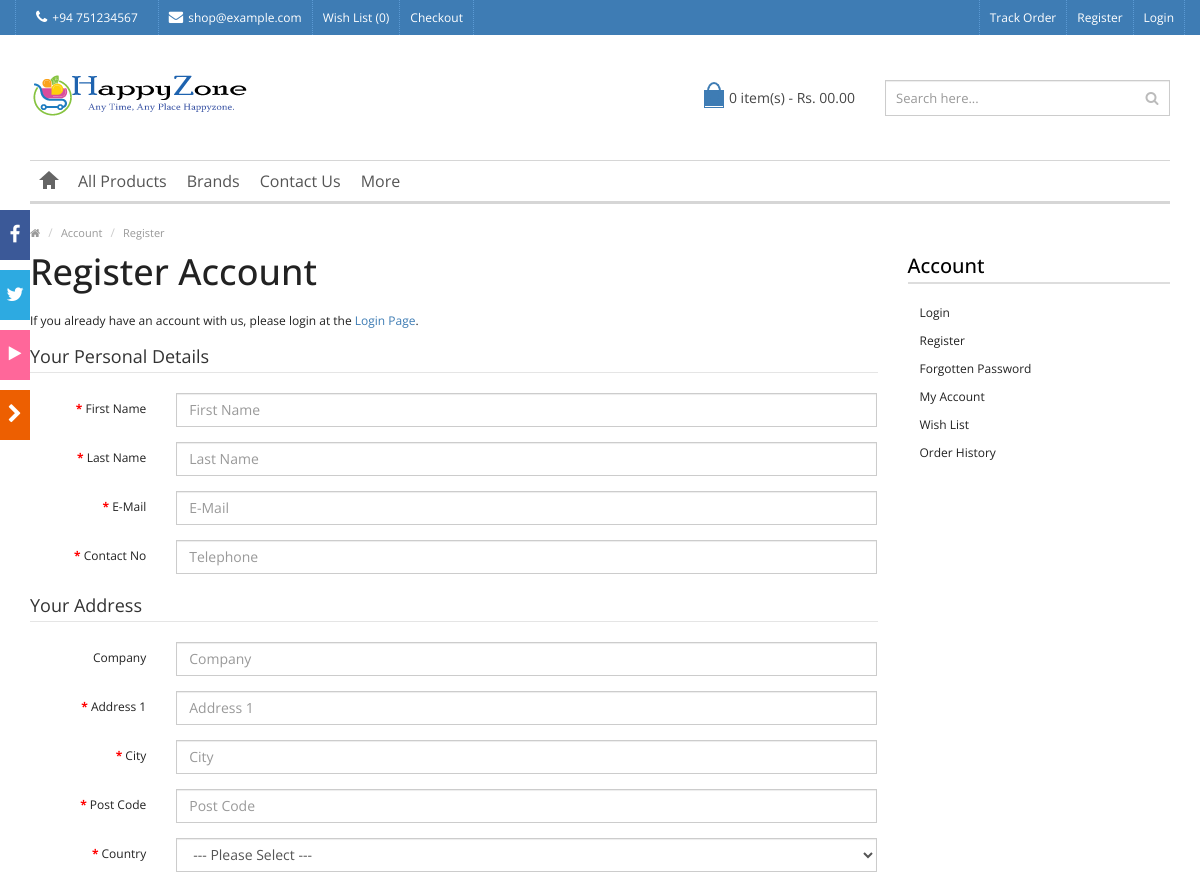
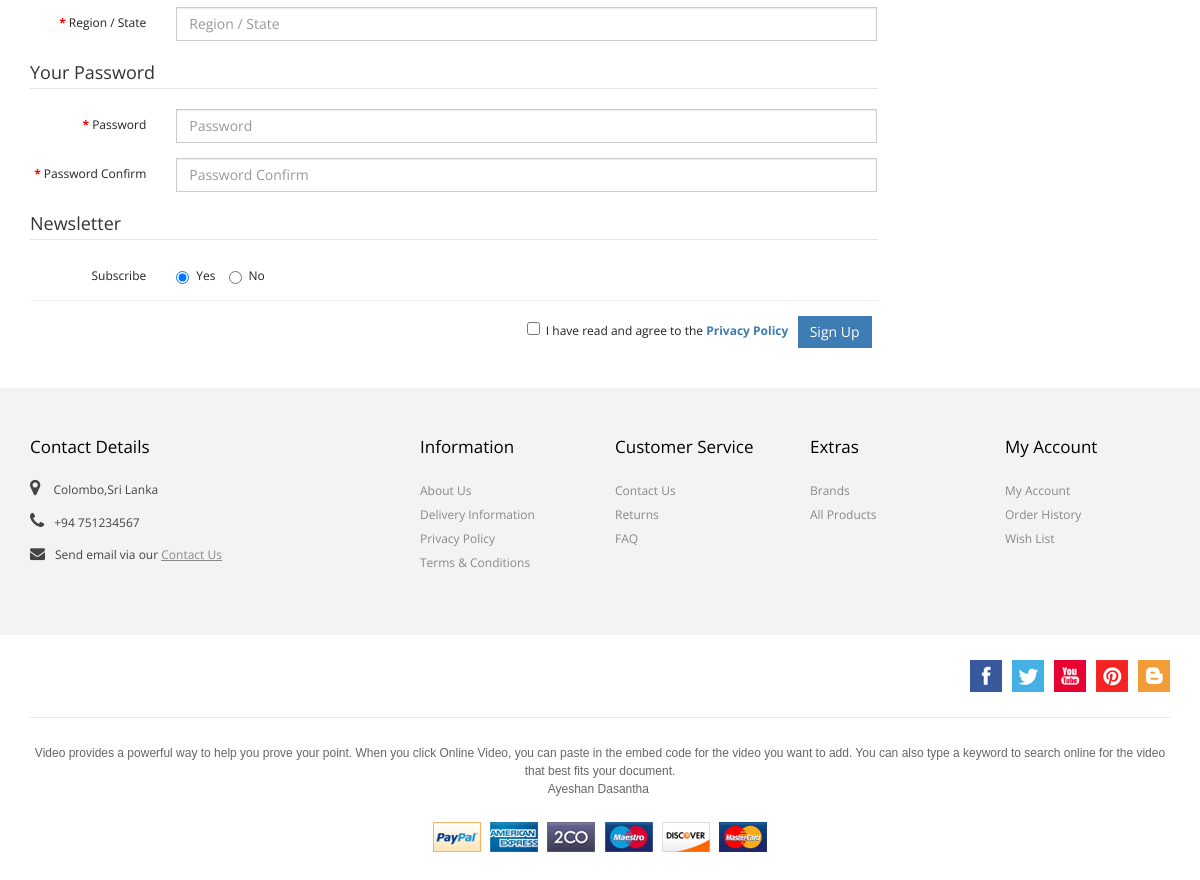
/register.php, run on the app's committed database (2 pictures, top to bottom).
### tables this page shows
CREATE TABLE `contactusinfo` (
  `id` int(11) NOT NULL,
  `image` varchar(255) DEFAULT NULL,
  `address` tinytext DEFAULT NULL,
  `telephoneno` varchar(20) DEFAULT NULL,
  `faxno` varchar(20) DEFAULT NULL,
  `openinghours` varchar(255) DEFAULT NULL,
  `comment` varchar(255) DEFAULT NULL,
  `email` varchar(255) DEFAULT NULL,
  `shopname` varchar(255) DEFAULT NULL
);

CREATE TABLE `genaralsetting` (
  `id` int(11) NOT NULL,
  `setting_name` varchar(250) NOT NULL,
  `setting_description` varchar(250) NOT NULL
);

CREATE TABLE `footer` (
  `id` int(11) NOT NULL,
  `name` varchar(255) NOT NULL,
  `discription` longtext DEFAULT NULL
);

### register.php (the view, shortened to what the rows shown need)
<?php
include('config/config.php');
?>
<!DOCTYPE html>
<html>
<head>
<link rel="stylesheet" type="text/css" href="js/bootstrap/css/bootstrap.min.css" />
<link rel="stylesheet" type="text/css" href="css/font-awesome/css/font-awesome.min.css" />
<link rel="stylesheet" type="text/css" href="css/stylesheet.css" />
<link rel="stylesheet" type="text/css" href="css/owl.carousel.css" />
<link rel="stylesheet" type="text/css" href="css/owl.transitions.css" />
<link rel="stylesheet" type="text/css" href="css/responsive.css" />
</head>
<body>
<div class="wrapper-wide">
  <div id="header">
    <?php include('includes/header/top-header.php');?>
    <?php include('includes/header/header.php');?>
  </div>
  <div id="container">
    <div class="container">
      <div class="row">
        <div class="col-sm-9" id="content">
          <h1 class="title">Register Account</h1>
              </div>
            </div>
        </div>
      </div>
    </div>
  <?php include('includes/footer/footer.php');?>
</body>
</html>

### includes/header/top-header.php (shortened to what the rows shown need)
<nav id="top" class="htop">
      <div class="container">
        <div class="row"> <span class="drop-icon visible-sm visible-xs"><i class="fa fa-align-justify"></i></span>
          <div class="pull-left flip left-top">
            <div class="links">
              <ul>
              	 <?php $query=mysqli_query($con,"SELECT * from contactusinfo");
            while($row=mysqli_fetch_array($query))
            {
            ?>
                <li class="mobile"><a href="tel:<?php echo htmlentities($row['telephoneno']);?>"><i class="fa fa-phone"></i><?php echo htmlentities($row['telephoneno']);?></li>
                <li class="email"><a href="mailto:<?php echo htmlentities($row['email']);?>"><i class="fa fa-envelope"></i><?php echo htmlentities($row['email']);?></a></li>
               <?php } ?>
              </ul>
            </div>
          </div>
        </div>
      </div>
    </nav>

### includes/header/header.php (shortened to what the rows shown need)
<?php
  $query=mysqli_query($con,"SELECT * FROM genaralsetting where id=8");
while($row=mysqli_fetch_array($query))
{
  $sitecurrency=$row['setting_description'];
}
?>
    <header class="header-row">
      <div class="container">
        <div class="table-container">
          <?php $query=mysqli_query($con,"select setting_description from genaralsetting where id=4");
                while($row=mysqli_fetch_array($query))
                {
                ?>
                <?php $logophoto=$row['setting_description'];
                if($logophoto==""):
                ?>
          <div class="col-table-cell col-lg-6 col-md-6 col-sm-12 col-xs-12 inner">
            <div id="logo"><a href="index.php"><img class="img-responsive" src="images/logo/logo.png" /></a></div>
          </div>
          <?php else:?>
          <div class="col-table-cell col-lg-6 col-md-6 col-sm-12 col-xs-12 inner">
            <div id="logo"><a href="index.php"><img class="img-responsive" src="images/logo/<?php echo htmlentities($logophoto);?>"  /></a></div>
          </div>
            <?php endif;?><?php } ?>
          <div class="col-table-cell col-lg-3 col-md-3 col-sm-6 col-xs-12">
<?php
if(!empty($_SESSION['cart'])){
  ?>
            <div id="cart">
              <button type="button" data-toggle="dropdown" data-loading-text="Loading..." class="heading dropdown-toggle">
              <span class="cart-icon pull-left flip"></span>
              <span id="cart-total"><?php echo $_SESSION['qnty'];?> item(s) - <?php echo $sitecurrency;?> <?php echo $_SESSION['tp']; ?></span></button>
              <ul class="dropdown-menu">
                <?php
                  $sql = "SELECT * FROM products WHERE id IN(";
                  foreach($_SESSION['cart'] as $id => $value){
                  $sql .=$id. ",";
                  }
                  $sql=substr($sql,0,-1) . ") ORDER BY id ASC";
                  $query = mysqli_query($con,$sql);
                  $totalprice=0;
                  $totalqunty=0;
                  if(!empty($query)){
                  while($row = mysqli_fetch_array($query)){
                  $quantity=$_SESSION['cart'][$row['id']]['quantity'];
                  $subtotal= $_SESSION['cart'][$row['id']]['quantity']*$row['productPrice']+$row['shippingCharge'];
                  $totalprice += $subtotal;
                  $_SESSION['qnty']=$totalqunty+=$quantity;
              ?>
                <li>
                  <table class="table">
                    <tbody>
                      <tr>
                        <td class="text-center"><a href="product.html"><img class="img-thumbnail" src="admin/productimages/<?php echo $row['id'];?>/<?php echo $row['productResizeImage50_1'];?>"></a></td>
                        <td class="text-left"><a href="index.php?page-detail"><?php echo $row['productName']; ?></a></td>
                        <td class="text-right"><?php echo $sitecurrency;?> <?php echo ($row['productPrice']+$row['shippingCharge']); ?>*<?php echo $_SESSION['cart'][$row['id']]['quantity']; ?></td>
                        <td class="text-center"><button class="btn btn-danger btn-xs remove" title="Remove" onClick="" type="button"><i class="fa fa-times"></i></button></td>
                      </tr><?php } }?>
                    </tbody>
                  </table>
                </li>
                <li>
                  <div>
                    <table class="table table-bordered">
                      <tbody>
                        <tr>
                          <td class="text-right"><strong>Sub-Total</strong></td>
                          <td class="text-right"><?php echo $sitecurrency;?> <?php echo $_SESSION['tp']="$totalprice"; ?></td>
                        </tr>
                      </tbody>
                    </table>
                    <p class="checkout"><a href="my-account/my-cart.php" class="btn btn-primary"><i class="fa fa-shopping-cart"></i> View Cart</a></p>
                  </div>
                </li>
              </ul>
            </div>
          </div>
          <?php } else { ?>
<div class="col-table-cell col-lg-3 col-md-3 col-sm-6 col-xs-12">
            <div id="cart">
              <button type="button" data-toggle="dropdown" data-loading-text="Loading..." class="heading dropdown-toggle">
              <span class="cart-icon pull-left flip"></span>
              <span id="cart-total">0 item(s) - <?php echo $sitecurrency;?> 00.00</span></button>
            </div>
          </div>
        </div>
          <?php }?>
        </div>
      </div>
    </header>

### includes/footer/footer.php (shortened to what the rows shown need)
<footer id="footer">
    <div class="fpart-first">
      <div class="container">
        <div class="row">
          <div class="contact col-lg-4 col-md-4 col-sm-12 col-xs-12">
            <ul>
              <?php $query=mysqli_query($con,"SELECT address,telephoneno from contactusinfo");
            while($row=mysqli_fetch_array($query))
            {
            ?>
              <li class="address"><i class="fa fa-map-marker"></i> <?php echo htmlentities($row['address']);?></li>
              <li class="mobile"><i class="fa fa-phone"></i><?php echo htmlentities($row['telephoneno']);?></li>
              <li class="email"><i class="fa fa-envelope"></i>Send email via our <a href="contact-us.php">Contact Us</a><?php } ?>
            </ul>
          </div>
        </div>
      </div>
    </div>
    <div class="fpart-second">
      <div class="container">
        <div id="powered" class="clearfix">
          <div class="social pull-right flip">
            <?php $query=mysqli_query($con,"SELECT discription from footer where id=2");
            while($row=mysqli_fetch_array($query))
            {
              $fb = $row['discription'];
              $empty= "#";
            ?>
            <?php
            if($fb==$empty)
                {?>
                <?php }
                else {?>
                <a href="<?php echo $fb;?>" target="_blank"> <img data-toggle="tooltip" src="images/socialicons/facebook.png" alt="Facebook" title="Facebook"></a>
            <?php } ?>
          <?php }?>
             <?php $query=mysqli_query($con,"SELECT discription from footer where id=3");
            while($row=mysqli_fetch_array($query))
            {
              $tw = $row['discription'];
              $empty= "#";
            ?>
            <?php
            if($tw==$empty)
                {?>
                <?php }
                else {?>
                <a href="<?php echo $tw;?>" target="_blank"> <img data-toggle="tooltip" src="images/socialicons/twitter.png" alt="Twitter" title="Twitter"> </a>
            <?php } ?>
          <?php }?>
             <?php $query=mysqli_query($con,"SELECT discription from footer where id=4");
            while($row=mysqli_fetch_array($query))
            {
              $yt = $row['discription'];
              $empty= "#";
            ?>
            <?php
            if($yt==$empty)
                {?>
                <?php }
                else {?>
                <a href="<?php echo $yt;?>" target="_blank"> <img data-toggle="tooltip" src="images/socialicons/youtube.png" alt="Youtube" title="Youtube"> </a>
            <?php } ?>
          <?php }?>
             <?php $query=mysqli_query($con,"SELECT discription from footer where id=5");
            while($row=mysqli_fetch_array($query))
            {
              $pin = $row['discription'];
              $empty= "#";
            ?>
            <?php
            if($pin==$empty)
                {?>
                <?php }
                else {?>
                <a href="<?php echo $pin;?>" target="_blank"> <img data-toggle="tooltip" src="images/socialicons/pinterest.png" alt="Pinterest" title="Pinterest"> </a>
            <?php } ?>
          <?php }?>
             <?php $query=mysqli_query($con,"SELECT discription from footer where id=6");
            while($row=mysqli_fetch_array($query))
            {
              $blog = $row['discription'];
              $empty= "#";
            ?>
            <?php
            if($blog==$empty)
                {?>
                <?php }
                else {?>
                <a href="<?php echo $blog;?>" target="_blank"> <img data-toggle="tooltip" src="images/socialicons/blogger.png" alt="Blog" title="Blog"> </a>
            <?php } ?>
          <?php }?>
    </div>
        </div>
        <div class="bottom-row">
          <div class="custom-text text-center">
            <?php
                          $query=mysqli_query($con,"SELECT discription from footer where id=1");
                          while($row=mysqli_fetch_array($query))
                          {
                        ?>
            <p><?php echo $row['discription'];?></p><?php } ?>
          </div>
        </div>
      </div>
    </div>
  </footer>

### data on the page
contactusinfo: telephoneno "+94 751234567", email "shop@example.com", address "Colombo,Sri Lanka"
genaralsetting: setting_description (picture)
genaralsetting: setting_description "Rs."
footer: discription "Video provides a powerful way to help you prove your point. When you click Online Video, you can paste in the embed code for the video you want to add. You can also type a keyword to search online for the video that best fits your document. Ayeshan Dasantha"

### other printed values
$row['nowl'] "0"
